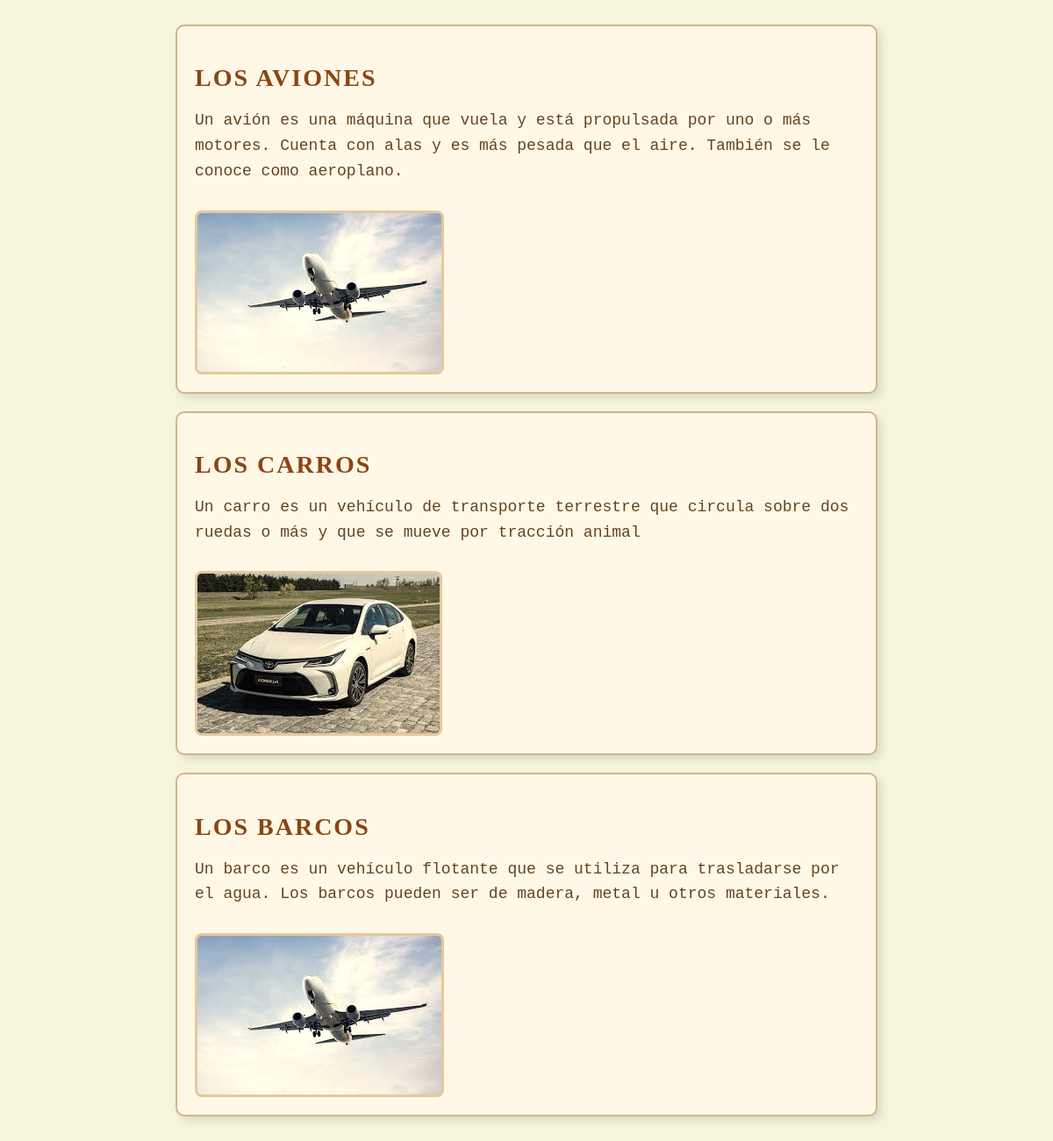
The app's page /, older data.
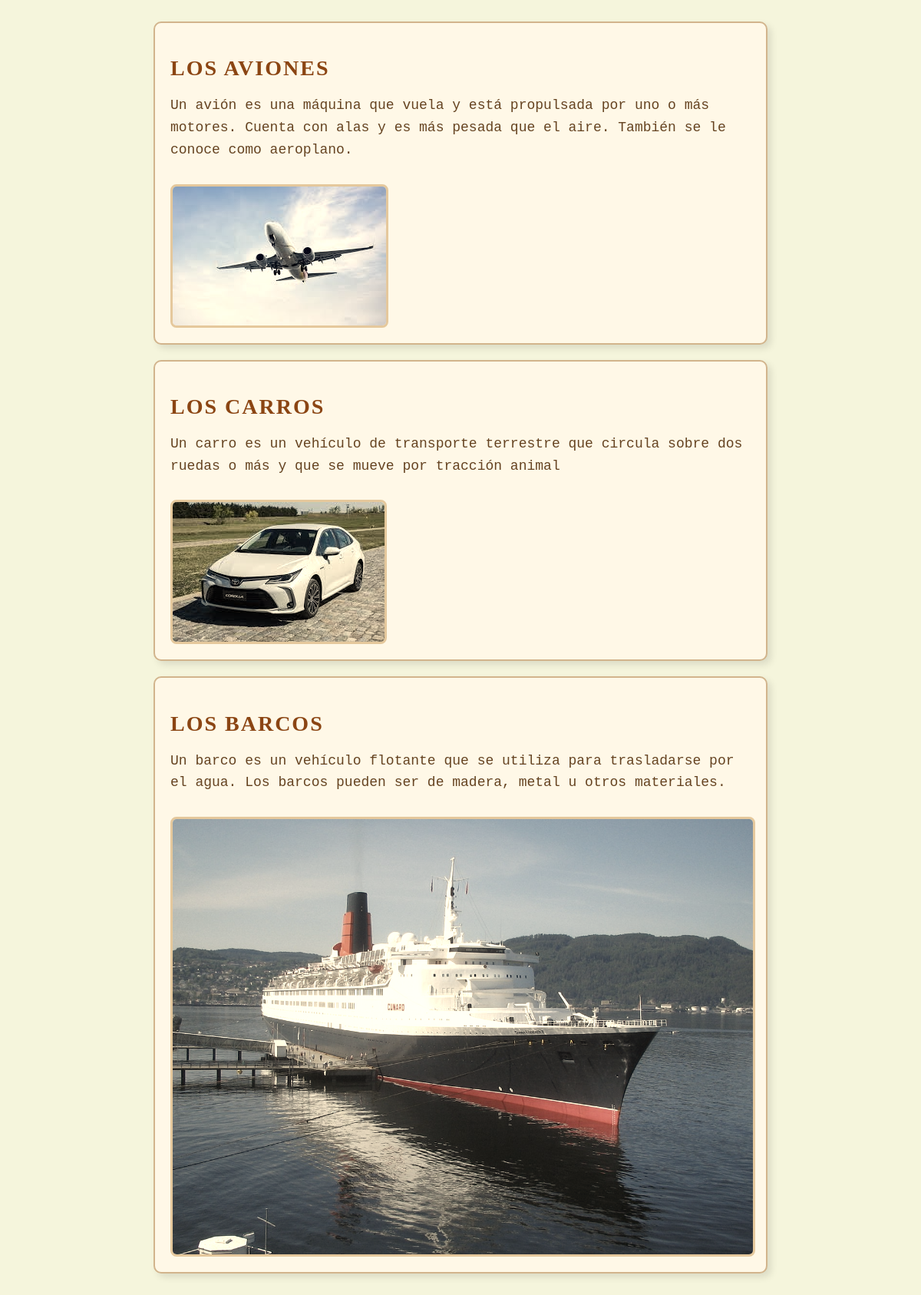
The same page, newer data.
### post/models.py (models this page shows, shortened)
class Post(models.Model):
    title = models.CharField(max_length=100)
    content = models.TextField()
    created_at = models.DateTimeField(auto_now_add=True)
    updated_at = models.DateTimeField(auto_now=True)
    image = models.ImageField(upload_to='images/', blank=True)

### post/views.py (the view)
# urls.py: path('', PostListView.as_view(), name='post-list'),
class PostListView(ListView):
    model = Post
    template_name = 'post.html'

### templates/post.html
{% load static %}
<link rel="stylesheet" href="{% static 'css/post.css' %}">
<div class="post-list">
    {% for post in object_list %}
    <article class="post">
        <h1 class="post-title">{{ post.title }}</h1>
        <p class="post-content">{{ post.content }}</p>
        {% if post.image %}
        <div class="post-image">
            <img src="{{ post.image.url }}" alt="A picture of {{ post.title }}">
        </div>
        {% endif %}
    </article>
    {% endfor %}
</div>

Row changes from the older to the newer data that the page shows:
changed Post "LOS BARCOS": image: a different picture
